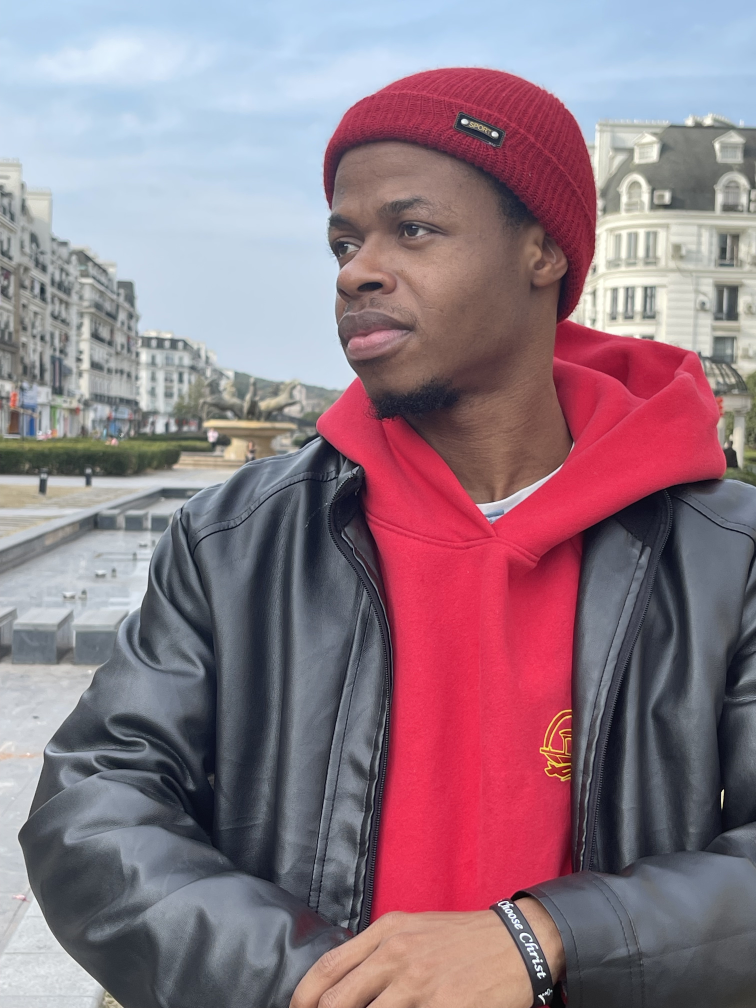
#> input picture data/portrait/portrait_ekd.jpg, 3024 x 4032 px (shown at 1/4 size)
$ python -i image_processor.py   (imports and definitions only)
#> lines starting #> are read from the running program, lines starting #| are printed output that depends on the picture
#> further down, picture is the input picture: shape (4032, 3024, 3); mean B, G, R 132.3, 120.8, 144.8
import cv2
import numpy as np

class ImageProcessor:
    # [12 lines left out: function calculate_histogram, not called in this run]

    @staticmethod
    def histogram_equalization(image):
        """Perform histogram equalization on a grayscale image."""
        # Convert the image to grayscale if it's not already
        if len(image.shape) == 3:
            gray_image = cv2.cvtColor(image, cv2.COLOR_BGR2GRAY)
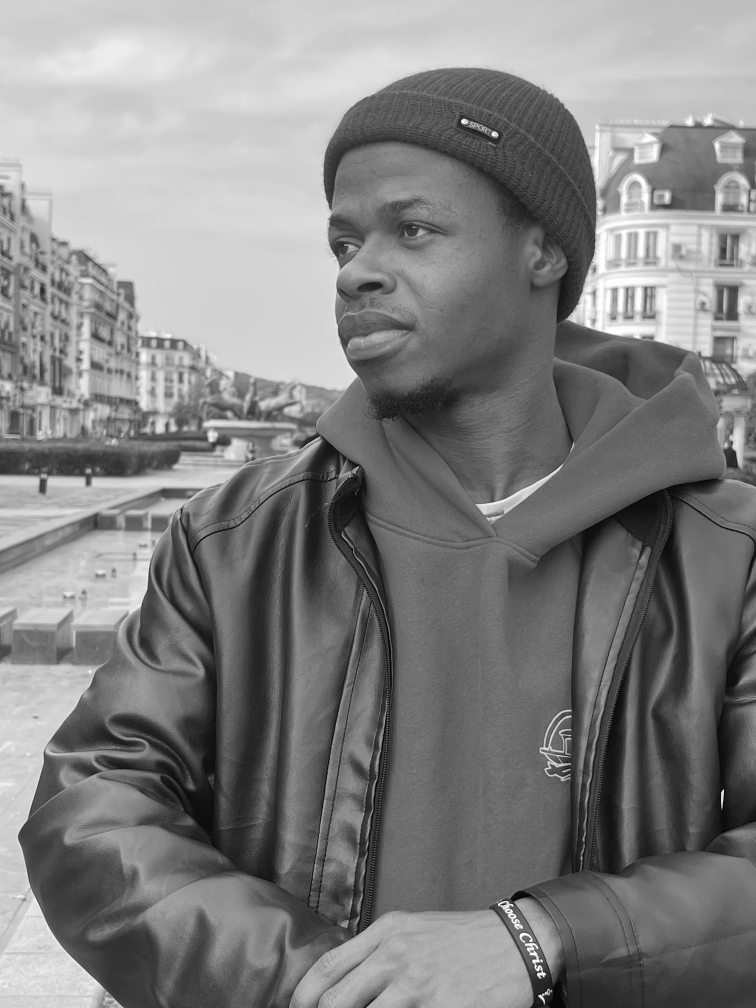
#> gray_image: shape (4032, 3024) (shown at 1/4 size); min 0, max 255, mean 129.3
        else:
            gray_image = image

        # Apply histogram equalization
        equalized_image = cv2.equalizeHist(gray_image)
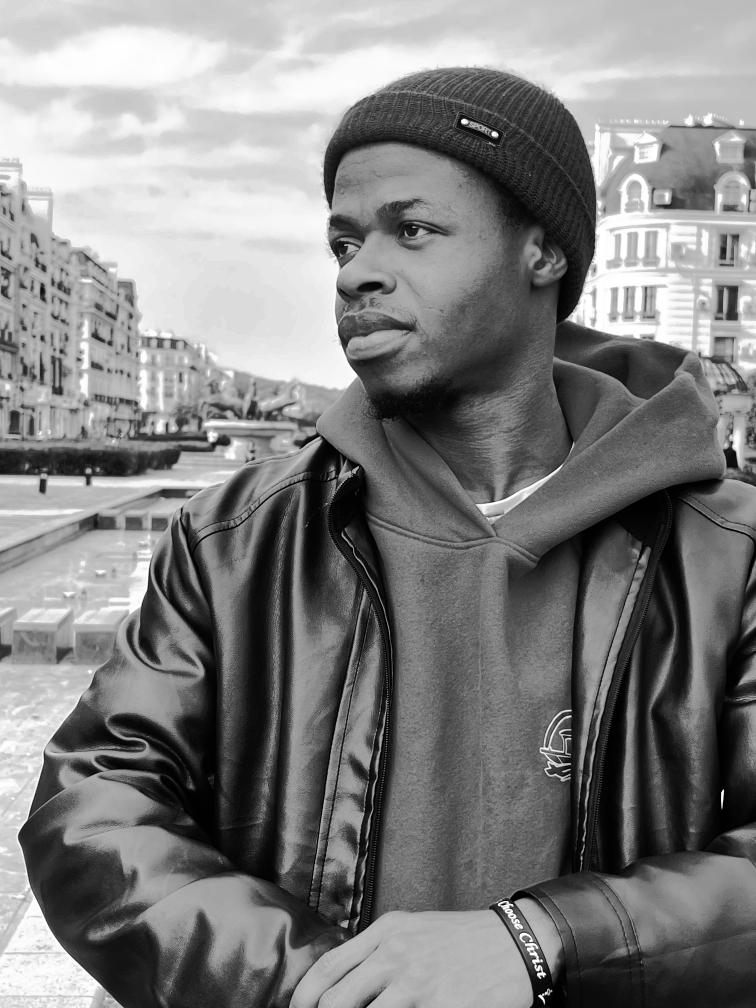
#> equalized_image: shape (4032, 3024) (shown at 1/4 size); min 0, max 255, mean 128.4

        # Convert back to BGR format
        equalized_bgr_image = cv2.cvtColor(equalized_image, cv2.COLOR_GRAY2BGR)

        return equalized_bgr_image

    # [93 lines left out: functions convert_to_gray, resize_and_align_images, create_output_image, draw_histogram, not called in this run]

>>> import cv2
>>> picture = cv2.imread('data/portrait/portrait_ekd.jpg')
>>> result = ImageProcessor().histogram_equalization(picture)
